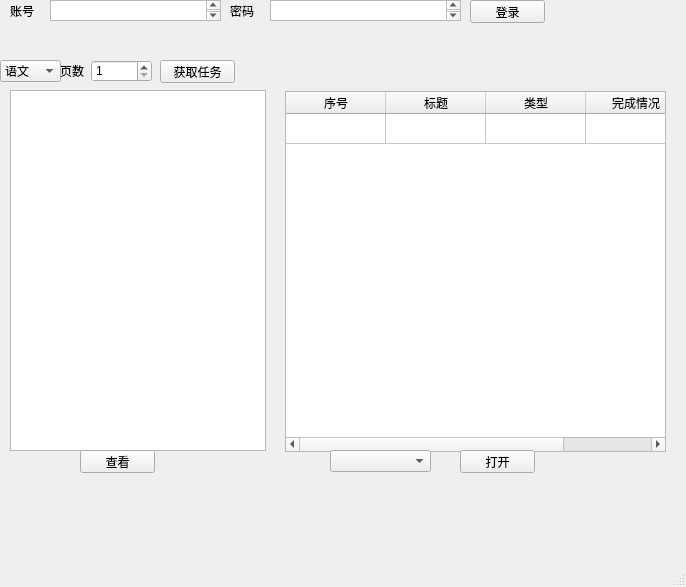
<?xml version="1.0" encoding="UTF-8"?>
<ui version="4.0">
 <class>MainWindow</class>
 <widget class="QMainWindow" name="MainWindow">
  <property name="geometry">
   <rect>
    <x>0</x>
    <y>0</y>
    <width>686</width>
    <height>587</height>
   </rect>
  </property>
  <property name="windowTitle">
   <string>MainWindow</string>
  </property>
  <widget class="QWidget" name="centralwidget">
   <widget class="QLabel" name="label">
    <property name="geometry">
     <rect>
      <x>10</x>
      <y>0</y>
      <width>31</width>
      <height>21</height>
     </rect>
    </property>
    <property name="text">
     <string>账号</string>
    </property>
   </widget>
   <widget class="QLabel" name="label_2">
    <property name="geometry">
     <rect>
      <x>230</x>
      <y>0</y>
      <width>31</width>
      <height>21</height>
     </rect>
    </property>
    <property name="text">
     <string>密码</string>
    </property>
   </widget>
   <widget class="QPushButton" name="but1">
    <property name="geometry">
     <rect>
      <x>470</x>
      <y>0</y>
      <width>75</width>
      <height>23</height>
     </rect>
    </property>
    <property name="text">
     <string>登录</string>
    </property>
   </widget>
   <widget class="QTextEdit" name="username">
    <property name="geometry">
     <rect>
      <x>50</x>
      <y>0</y>
      <width>171</width>
      <height>21</height>
     </rect>
    </property>
   </widget>
   <widget class="QTextEdit" name="password">
    <property name="geometry">
     <rect>
      <x>270</x>
      <y>0</y>
      <width>191</width>
      <height>21</height>
     </rect>
    </property>
   </widget>
   <widget class="QListWidget" name="task">
    <property name="geometry">
     <rect>
      <x>10</x>
      <y>90</y>
      <width>256</width>
      <height>361</height>
     </rect>
    </property>
    <property name="currentRow">
     <number>-1</number>
    </property>
    <property name="sortingEnabled">
     <bool>true</bool>
    </property>
   </widget>
   <widget class="QSpinBox" name="page">
    <property name="geometry">
     <rect>
      <x>91</x>
      <y>60</y>
      <width>61</width>
      <height>22</height>
     </rect>
    </property>
    <property name="minimum">
     <number>1</number>
    </property>
    <property name="value">
     <number>1</number>
    </property>
   </widget>
   <widget class="QLabel" name="page2">
    <property name="geometry">
     <rect>
      <x>60</x>
      <y>60</y>
      <width>31</width>
      <height>21</height>
     </rect>
    </property>
    <property name="text">
     <string>页数</string>
    </property>
   </widget>
   <widget class="QPushButton" name="gettask">
    <property name="geometry">
     <rect>
      <x>160</x>
      <y>60</y>
      <width>75</width>
      <height>23</height>
     </rect>
    </property>
    <property name="text">
     <string>获取任务</string>
    </property>
   </widget>
   <widget class="QComboBox" name="subject">
    <property name="geometry">
     <rect>
      <x>0</x>
      <y>60</y>
      <width>61</width>
      <height>22</height>
     </rect>
    </property>
    <property name="editable">
     <bool>false</bool>
    </property>
    <item>
     <property name="text">
      <string>语文</string>
     </property>
    </item>
    <item>
     <property name="text">
      <string>地理</string>
     </property>
    </item>
    <item>
     <property name="text">
      <string>数学</string>
     </property>
    </item>
    <item>
     <property name="text">
      <string>物理</string>
     </property>
    </item>
    <item>
     <property name="text">
      <string>化学</string>
     </property>
    </item>
    <item>
     <property name="text">
      <string>政治</string>
     </property>
    </item>
    <item>
     <property name="text">
      <string>生物</string>
     </property>
    </item>
    <item>
     <property name="text">
      <string>英语</string>
     </property>
    </item>
    <item>
     <property name="text">
      <string>历史</string>
     </property>
    </item>
    <item>
     <property name="text">
      <string>默认</string>
     </property>
    </item>
   </widget>
   <widget class="QPushButton" name="choice">
    <property name="geometry">
     <rect>
      <x>80</x>
      <y>450</y>
      <width>75</width>
      <height>23</height>
     </rect>
    </property>
    <property name="text">
     <string>查看</string>
    </property>
   </widget>
   <widget class="QTableWidget" name="detail">
    <property name="geometry">
     <rect>
      <x>285</x>
      <y>91</y>
      <width>381</width>
      <height>361</height>
     </rect>
    </property>
    <attribute name="horizontalHeaderVisible">
     <bool>true</bool>
    </attribute>
    <attribute name="horizontalHeaderCascadingSectionResizes">
     <bool>false</bool>
    </attribute>
    <attribute name="verticalHeaderVisible">
     <bool>false</bool>
    </attribute>
    <row>
     <property name="text">
      <string/>
     </property>
    </row>
    <column>
     <property name="text">
      <string>序号</string>
     </property>
    </column>
    <column>
     <property name="text">
      <string>标题</string>
     </property>
    </column>
    <column>
     <property name="text">
      <string>类型</string>
     </property>
    </column>
    <column>
     <property name="text">
      <string>完成情况</string>
     </property>
    </column>
   </widget>
   <widget class="QPushButton" name="open">
    <property name="geometry">
     <rect>
      <x>460</x>
      <y>450</y>
      <width>75</width>
      <height>23</height>
     </rect>
    </property>
    <property name="text">
     <string>打开</string>
    </property>
   </widget>
   <widget class="QComboBox" name="cbox">
    <property name="geometry">
     <rect>
      <x>330</x>
      <y>450</y>
      <width>101</width>
      <height>22</height>
     </rect>
    </property>
   </widget>
  </widget>
  <widget class="QMenuBar" name="menubar">
   <property name="geometry">
    <rect>
     <x>0</x>
     <y>0</y>
     <width>686</width>
     <height>23</height>
    </rect>
   </property>
  </widget>
  <widget class="QStatusBar" name="statusbar"/>
 </widget>
 <resources/>
 <connections/>
</ui>
